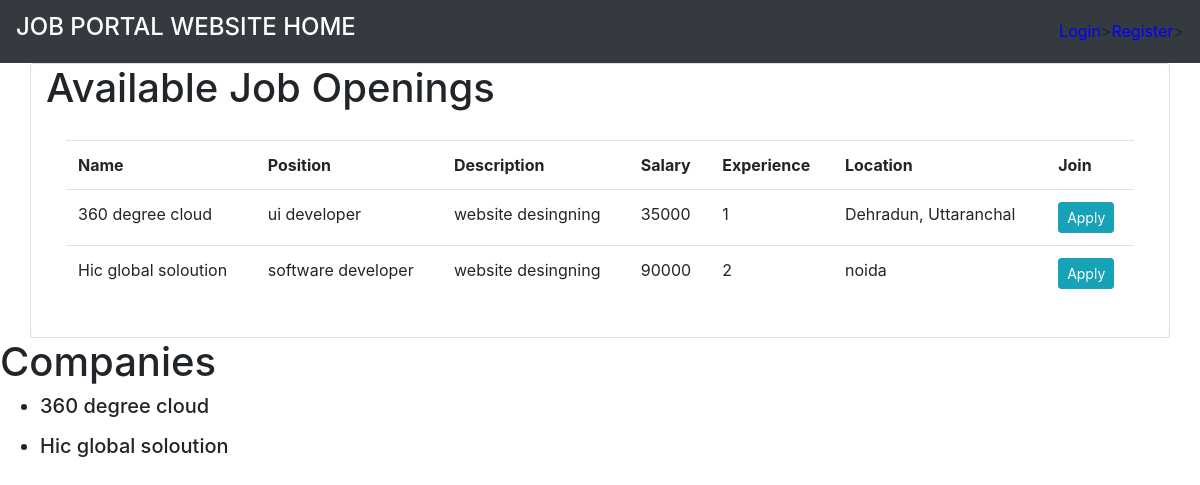
The page / on the database its author committed.
### JobPortal/models.py (models this page shows, shortened)
class Company(models.Model):
    user=models.OneToOneField(User,null=True,on_delete=models.CASCADE)
    name=models.CharField(max_length=200,null=True)
    position=models.CharField(max_length=200,null=True)
    description=models.CharField(max_length=2000,null=True)
    salary=models.IntegerField(null=True)
    experience=models.IntegerField(null=True)
    Location=models.CharField(max_length=2000,null=True)

### JobPortal/views.py (the view)
# urls.py: path('',home,name='home'),
def home(request):
    if request.user.is_authenticated:
        candidates= Candidates.objects.all()
        context={
            'candidates':candidates,
        }
        return render(request,'hr.html',context)
    else:
        companies=Company.objects.all()
        context={
            'companies':companies,
        }
        return render(request,'Jobseeker.html',context)

### JobPortal/templates/jobseeker.html
{% extends 'main.html' %}
{% load static%}
{% block content %}
<div class="container card">
    <h1>Available Job Openings</h1>
    <div class="card-body">
        <table class="table table-hover">
            <tr>
                <th>Name</th>
                <th>Position</th>
                <th>Description</th>
                <th>Salary</th>
                <th>Experience</th>
                <th>Location</th>
                <th>Join</th>
            </tr>
            {% for c in companies %}
                <tr>
                    <td>{{c.name}}</td>
                    <td>{{c.position}}</td>
                    <td>{{c.description}}</td>
                    <td>{{c.salary}}</td>
                    <td>{{c.experience}}</td>
                    <td>{{c.Location}}</td>
                    <td><a href="{% url 'apply' %}" class="btn btn-info btn-sm" type="submit">Apply</a></td>
                </tr>
            {% endfor %}
        </table>
    </div>
</div>
<h1>Companies</h1>
        {% for c in companies %}
<h5><ul><li>{{c.name}}</li></ul></h5>
        {% endfor %}
{% endblock %}

### rows shown on the page
Company: name "360 degree cloud", position "ui developer", description "website desingning", salary "35000", experience "1", Location "Dehradun, Uttaranchal"
Company: name "Hic global soloution", position "software developer", description "website desingning", salary "90000", experience "2", Location "noida"
